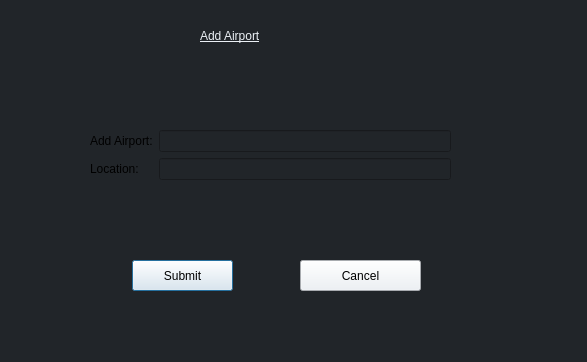
<?xml version="1.0" encoding="UTF-8"?>
<ui version="4.0">
 <class>Add_Airport</class>
 <widget class="QDialog" name="Add_Airport">
  <property name="geometry">
   <rect>
    <x>0</x>
    <y>0</y>
    <width>587</width>
    <height>362</height>
   </rect>
  </property>
  <property name="windowTitle">
   <string>Add Airport</string>
  </property>
  <property name="styleSheet">
   <string notr="true">background-color: rgb(33, 37, 41);</string>
  </property>
  <widget class="QLabel" name="label">
   <property name="geometry">
    <rect>
     <x>200</x>
     <y>20</y>
     <width>181</width>
     <height>31</height>
    </rect>
   </property>
   <property name="styleSheet">
    <string notr="true">font: 700 18pt &quot;Segoe UI&quot;;
text-decoration: underline;
color: rgb(235, 240, 245);</string>
   </property>
   <property name="text">
    <string>Add Airport</string>
   </property>
  </widget>
  <widget class="QWidget" name="formLayoutWidget">
   <property name="geometry">
    <rect>
     <x>90</x>
     <y>130</y>
     <width>361</width>
     <height>71</height>
    </rect>
   </property>
   <layout class="QFormLayout" name="formLayout">
    <item row="0" column="0">
     <widget class="QLabel" name="addAirportLabel">
      <property name="text">
       <string>Add Airport:</string>
      </property>
     </widget>
    </item>
    <item row="0" column="1">
     <widget class="QLineEdit" name="addAirportLineEdit">
      <property name="placeholderText">
       <string/>
      </property>
     </widget>
    </item>
    <item row="1" column="0">
     <widget class="QLabel" name="locationLabel">
      <property name="text">
       <string>Location:</string>
      </property>
     </widget>
    </item>
    <item row="1" column="1">
     <widget class="QLineEdit" name="locationLineEdit"/>
    </item>
   </layout>
  </widget>
  <widget class="QPushButton" name="submit_button">
   <property name="geometry">
    <rect>
     <x>132</x>
     <y>260</y>
     <width>101</width>
     <height>31</height>
    </rect>
   </property>
   <property name="styleSheet">
    <string notr="true">background-color: rgb(235, 240, 245);
font: 700 9pt &quot;Segoe UI&quot;;
color: rgb(0, 0, 0);</string>
   </property>
   <property name="text">
    <string>Submit</string>
   </property>
  </widget>
  <widget class="QPushButton" name="cancel_button">
   <property name="geometry">
    <rect>
     <x>300</x>
     <y>260</y>
     <width>121</width>
     <height>31</height>
    </rect>
   </property>
   <property name="styleSheet">
    <string notr="true">background-color: rgb(235, 240, 245);
font: 700 9pt &quot;Segoe UI&quot;;
color: rgb(0, 0, 0);
</string>
   </property>
   <property name="text">
    <string>Cancel</string>
   </property>
  </widget>
 </widget>
 <resources/>
 <connections/>
</ui>
